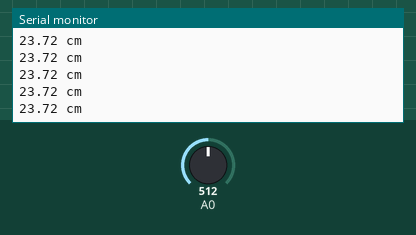
Recording of a sketch running on a simulated ESP8266 (NodeMCU). On the bench: the last lines printed to the serial monitor. Inputs (shaded band) come from the test bench; at power-on: A0 = 512.

Above: at 1.2 s.
1.3 s: A0 set to 0
At 1.31 s:
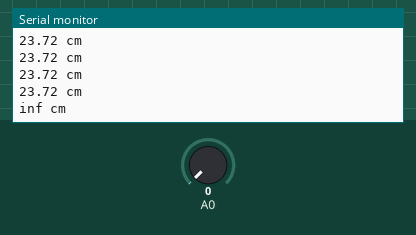
3.2 s: A0 set to 122
At 3.21 s:
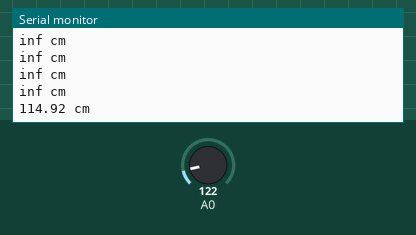

Measured:
- after the input at 1.3 s, the serial monitor: prints a new line at once (image 1)
- after the input at 3.2 s, the serial monitor: prints a new line at once (image 2)

The sketch:

Proximity.ino
```cpp
//collects data from an analog sensor

int sensorpin = D8;                 // analog pin used to connect the sharp sensor
int val = 0;                 // variable to store the values from sensor(initially zero)

void setup()
{
  Serial.begin(9600);               // starts the serial monitor
}

void loop()
{
  float volts = analogRead(sensorpin)*0.0048828125;
  float distance = 65*pow(volts, -1.10);
  Serial.print(distance);
  Serial.println(" cm");
  delay(100);
}
```
